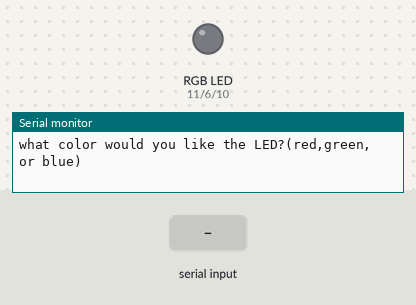
Recording of a sketch running on a simulated Arduino Uno, built with avr-gcc and run on an emulated ATmega328P. Parts: an RGB LED mixed from three pins (HIGH = lit), the last lines printed to the serial monitor. The inputs (shaded band) are chosen by the test bench.

Above: at 1.2 s.
1.3 s: "yellow" received over Serial
At 3.1 s:
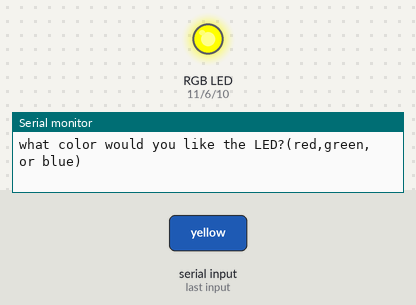
3.8 s: "purple" received over Serial
At 6.0 s:
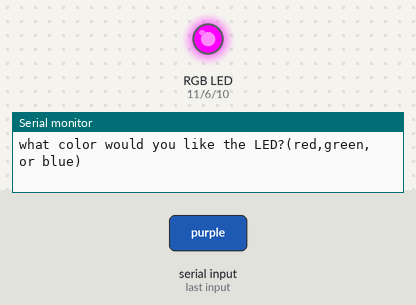
6.3 s: "cyan" received over Serial
At 8.0 s:
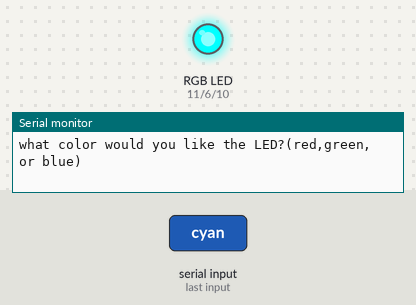
Timing chart, 0 to 9.5 s (numbered marks = the images above; inputs shaded):
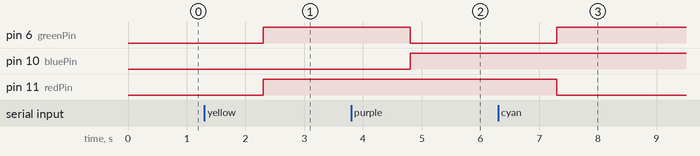

Measured:
- after the input at 1.3 s, pin 6 (greenPin), pin 11 (redPin): LOW → HIGH after 1.0 s
- after the input at 3.8 s, pin 6 (greenPin): HIGH → LOW after 1.0 s; pin 10 (bluePin): LOW → HIGH after 1.0 s
- after the input at 6.3 s, pin 6 (greenPin): LOW → HIGH after 1.0 s; pin 11 (redPin): HIGH → LOW after 1.0 s

The sketch:

RGB_LED_TEST.ino
```cpp
int redPin=11;
int greenPin=6;
int bluePin=10;
int brightness=255;
String colorChoice;


void setup() {
  Serial.begin(9600);
  pinMode(redPin,OUTPUT);
  pinMode(greenPin,OUTPUT);
  pinMode(bluePin,OUTPUT);
}


void loop() {
  Serial.println("what color would you like the LED?(red,green,or blue)");
  while(Serial.available()==0){}
  colorChoice=Serial.readString();
//
//  if (colorChoice=="red"){
//    analogWrite(redPin,brightness);
//    analogWrite(bluePin,0);
//    analogWrite(greenPin,0);
//  }


  if (colorChoice=="yellow"){
    analogWrite(redPin,brightness);
    analogWrite(bluePin,0);
    analogWrite(greenPin,brightness);
  }
//  if(colorChoice=="blue") {
//    analogWrite(redPin,0);
//    analogWrite(greenPin,0);
//    analogWrite(bluePin,brightness);
//
//  }


  if (colorChoice=="purple"){
    analogWrite(redPin,brightness);
    analogWrite(bluePin,brightness);
    analogWrite(greenPin,0);
  }
//  if(colorChoice=="green") {
//    analogWrite(redPin,0);
//    analogWrite(bluePin,0);
//    analogWrite(greenPin,brightness);
//
//  }


  if (colorChoice=="cyan"){
    analogWrite(redPin,0);
    analogWrite(bluePin,brightness);
    analogWrite(greenPin,brightness);
  }
//  if (colorChoice!="red" && colorChoice!="green" &&colorChoice!="blue"){
//    Serial.println("That is not a valid color choice,please try again");
//    Serial.println("");
//  }


}
```
